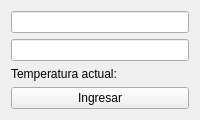
<?xml version="1.0" encoding="UTF-8"?>
<ui version="4.0">
 <class>Login</class>
 <widget class="QWidget" name="Login">
  <layout class="QVBoxLayout" name="verticalLayout">
   <item>
    <widget class="QLineEdit" name="userLineEdit"/>
   </item>
   <item>
    <widget class="QLineEdit" name="passLineEdit">
     <property name="echoMode">
      <enum>QLineEdit::Password</enum>
     </property>
    </widget>
   </item>
   <item>
    <widget class="QLabel" name="labelTemperatura">
     <property name="text">
      <string>Temperatura actual:</string>
     </property>
    </widget>
   </item>
   <item>
    <widget class="QPushButton" name="loginButton">
     <property name="text">
      <string>Ingresar</string>
     </property>
    </widget>
   </item>
  </layout>
 </widget>
 <resources/>
 <connections/>
</ui>
